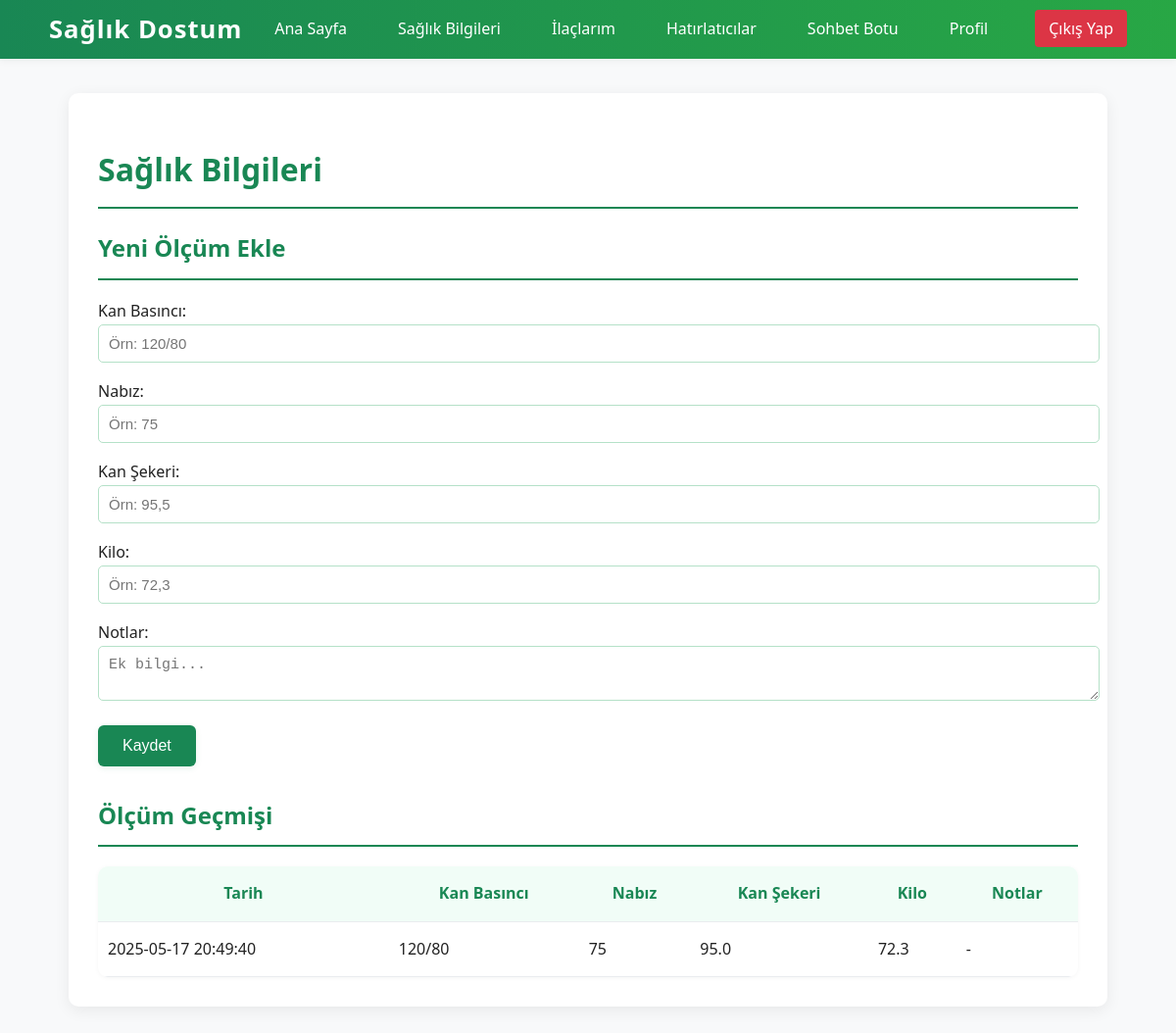
The page /health (signed in) on the database its author committed.
### tables this page shows
CREATE TABLE health_data (
    id INTEGER PRIMARY KEY AUTOINCREMENT,
    user_id INTEGER,
    blood_pressure TEXT,
    heart_rate INTEGER,
    blood_sugar REAL,
    weight REAL,
    notes TEXT,
    timestamp DATETIME DEFAULT CURRENT_TIMESTAMP,
    FOREIGN KEY(user_id) REFERENCES users(id)
);

### app.py (the view)
@app.route('/health')
def health_page():
    if not session.get('user_id'):
        return redirect(url_for('index'))
    user_id = session['user_id']
    health_history = query_db('SELECT * FROM health_data WHERE user_id = ? ORDER BY timestamp DESC', [user_id])
    return render_template('health.html', health_history=health_history)

### app.py (called while the page is built)
def get_db():
    conn = sqlite3.connect(DATABASE)
    conn.row_factory = sqlite3.Row
    return conn

def query_db(query, args=(), one=False):
    conn = get_db()
    cursor = conn.execute(query, args)
    results = cursor.fetchall()
    close_db(conn)
    return (results[0] if results else None) if one else results

### templates/health.html (shortened to what this page needs)
{% extends "base.html" %}
{% block content %}
<div class="page-header">
    <h1>Sağlık Bilgileri</h1>
</div>
<div class="dashboard-card" style="margin-bottom:30px;">
    <h2>Yeni Ölçüm Ekle</h2>
    <form method="POST" action="/add_health">
        <div>
            <label for="blood_pressure">Kan Basıncı:</label>
            <input type="text" id="blood_pressure" name="blood_pressure" placeholder="Örn: 120/80">
        </div>
        <div>
            <label for="heart_rate">Nabız:</label>
            <input type="number" id="heart_rate" name="heart_rate" placeholder="Örn: 75">
        </div>
        <div>
            <label for="blood_sugar">Kan Şekeri:</label>
            <input type="number" step="0.1" id="blood_sugar" name="blood_sugar" placeholder="Örn: 95,5">
        </div>
        <div>
            <label for="weight">Kilo:</label>
            <input type="number" step="0.1" id="weight" name="weight" placeholder="Örn: 72,3">
        </div>
        <div>
            <label for="notes">Notlar:</label>
            <textarea id="notes" name="notes" placeholder="Ek bilgi..."></textarea>
        </div>
        <button type="submit" class="btn">Kaydet</button>
    </form>
</div>
<div class="dashboard-card">
    <h2>Ölçüm Geçmişi</h2>
    {% if health_history %}
    <div class="table-responsive">
        <table>
            <thead>
                <tr>
                    <th>Tarih</th>
                    <th>Kan Basıncı</th>
                    <th>Nabız</th>
                    <th>Kan Şekeri</th>
                    <th>Kilo</th>
                    <th>Notlar</th>
                </tr>
            </thead>
            <tbody>
                {% for data in health_history %}
                <tr>
                    <td>{{ data.timestamp }}</td>
                    <td>{{ data.blood_pressure or '-' }}</td>
                    <td>{{ data.heart_rate or '-' }}</td>
                    <td>{{ data.blood_sugar or '-' }}</td>
                    <td>{{ data.weight or '-' }}</td>
                    <td>{{ data.notes or '-' }}</td>
                </tr>
                {% endfor %}
            </tbody>
        </table>
    </div>
    {% else %}
    <p>Henüz sağlık ölçümü yok.</p>
    {% endif %}
</div>
{% endblock %}

### static/style.css (style rules this page uses)
body { font-family: 'Segoe UI', 'Roboto', 'Open Sans', sans-serif; margin: 0; padding: 0; background-color: #f8f9fa; color: #222; line-height: 1.7; }
h1, h2 { color: #198754; margin-bottom: 18px; border-bottom: 2px solid #198754; padding-bottom: 10px; }
button[type="submit"], .btn { background-color: #198754; color: white; padding: 12px 25px; border: none; border-radius: 6px; cursor: pointer; font-size: 16px; transition: background-color 0.3s, box-shadow 0.2s; box-shadow: 0 2px 6px rgba(25, 135, 84, 0.10); }
input, select, textarea { width: 100%; padding: 10px; margin-bottom: 16px; border: 1.5px solid #b5e1c8; border-radius: 5px; font-size: 15px; transition: border-color 0.2s; }
table { width: 100%; border-collapse: collapse; background-color: #fff; border-radius: 10px; overflow: hidden; margin-top: 20px; box-shadow: 0 1px 5px rgba(0,0,0,0.04); }
th, td { padding: 14px 10px; border-bottom: 1px solid #e9ecef; }
th { background-color: #f1fdf7; color: #198754; font-weight: 600; }

### rows shown on the page
health_data: timestamp "2025-05-17 20:49:40", blood_pressure "120/80", heart_rate "75", blood_sugar "95.0", weight "72.3", notes "-"
